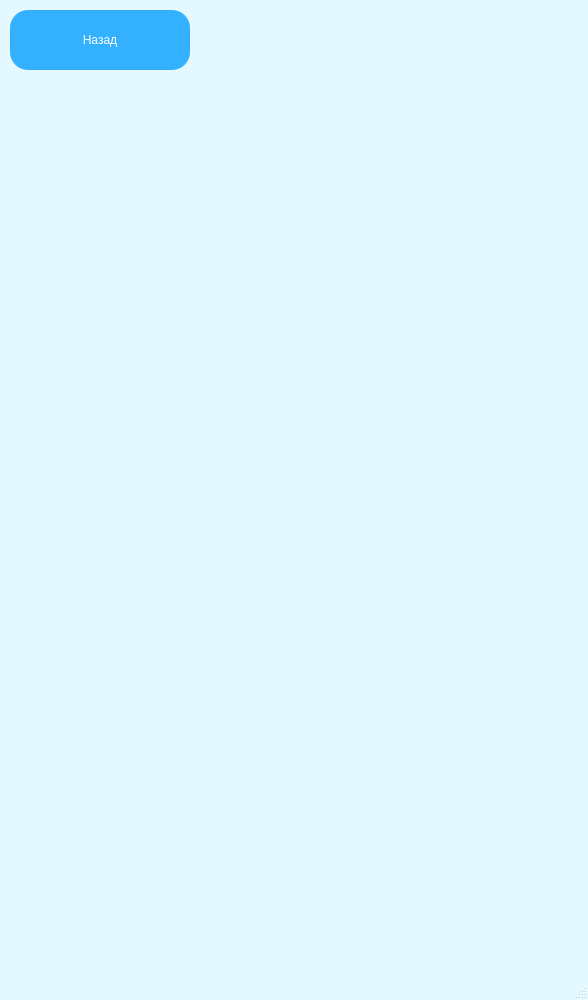
<?xml version="1.0" encoding="UTF-8"?>
<ui version="4.0">
 <class>MainWindow</class>
 <widget class="QMainWindow" name="MainWindow">
  <property name="geometry">
   <rect>
    <x>0</x>
    <y>0</y>
    <width>588</width>
    <height>1000</height>
   </rect>
  </property>
  <property name="minimumSize">
   <size>
    <width>588</width>
    <height>1000</height>
   </size>
  </property>
  <property name="maximumSize">
   <size>
    <width>588</width>
    <height>1000</height>
   </size>
  </property>
  <property name="windowTitle">
   <string>Маршрут домой</string>
  </property>
  <property name="windowIcon">
   <iconset>
    <normaloff>../app_image/home.png</normaloff>../app_image/home.png</iconset>
  </property>
  <property name="styleSheet">
   <string notr="true">QMainWindow {
	background-color: rgb(228, 249, 255);
}
QPushButton {
	background-color: rgb(51, 177, 255);
	border-radius: 18px;
	font: 10pt &quot;Arial&quot;;
	color: rgb(255, 255, 255);
}
QPushButton:hover {
	border-radius: 20px;
	background-color: rgb(52, 202, 232);
}
QPushButton:pressed {
	border-radius: 25px;
	background-color: rgb(0, 222, 0);
}</string>
  </property>
  <widget class="QWidget" name="centralwidget">
   <widget class="QPushButton" name="pushButton">
    <property name="geometry">
     <rect>
      <x>10</x>
      <y>10</y>
      <width>180</width>
      <height>60</height>
     </rect>
    </property>
    <property name="text">
     <string>Назад</string>
    </property>
   </widget>
   <widget class="QWidget" name="widget" native="true">
    <property name="geometry">
     <rect>
      <x>10</x>
      <y>119</y>
      <width>568</width>
      <height>841</height>
     </rect>
    </property>
    <property name="minimumSize">
     <size>
      <width>568</width>
      <height>0</height>
     </size>
    </property>
    <widget class="QWidget" name="gridLayoutWidget">
     <property name="geometry">
      <rect>
       <x>-1</x>
       <y>-1</y>
       <width>571</width>
       <height>841</height>
      </rect>
     </property>
     <layout class="QGridLayout" name="gridLayout"/>
    </widget>
   </widget>
  </widget>
  <widget class="QStatusBar" name="statusbar"/>
 </widget>
 <resources/>
 <connections/>
</ui>
